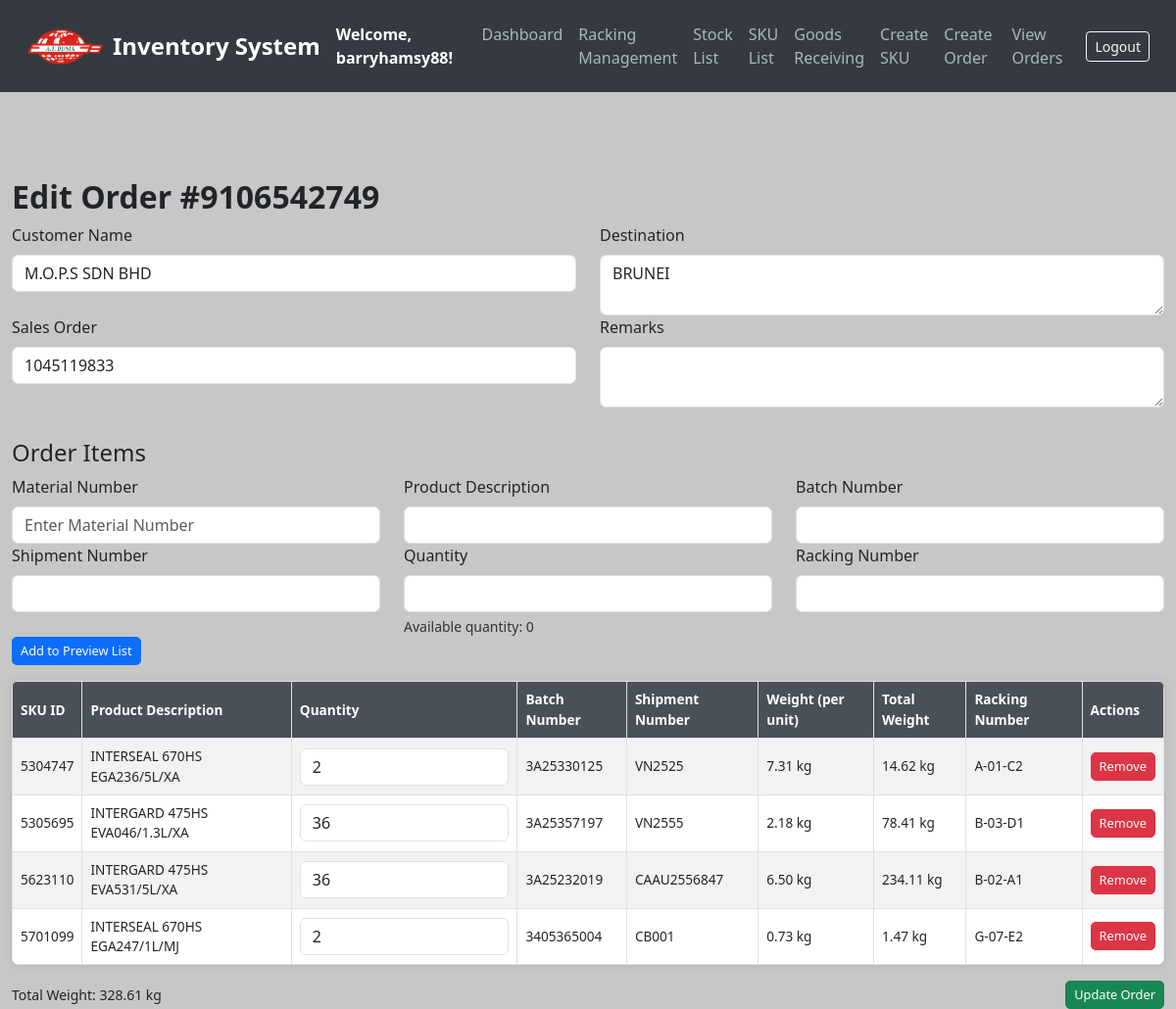
/edit-order/578 (signed in), run on the app's committed database.
### models.py (models this page shows, shortened)
class User(UserMixin, db.Model):
    __tablename__ = 'users'
    id = db.Column(db.Integer, primary_key=True)
    username = db.Column(db.String(80), unique=True, nullable=False)
    email = db.Column(db.String(120), unique=True, nullable=False)
    password = db.Column(db.String(200), nullable=False)  # Store hashed passwords
    date_created = db.Column(db.DateTime, default=get_local_time)
    last_login = db.Column(db.DateTime, nullable=True)
    is_active = db.Column(db.Boolean, default=True)  # For account activation/deactivation
    is_approved = db.Column(db.Boolean, default=False)
    is_admin = db.Column(db.Boolean, default=False)

class Order(db.Model):
    __tablename__ = 'orders'
    id = db.Column(db.Integer, primary_key=True)
    dn_number = db.Column(db.String(50), unique=True, nullable=False)  # Add DN number field
    created_at = db.Column(db.DateTime, default=get_local_time)
    customer_name = db.Column(db.String(100), nullable=False)
    address = db.Column(db.String(255), nullable=False)
    sales_order = db.Column(db.String(255), nullable=False)
    remarks = db.Column(db.String(255), nullable=True)
    status = db.Column(db.String(20), default='active')
    created_by = db.Column(db.String(255), nullable=True)
    last_updated_by = db.Column(db.String(255), nullable=True)  # Add this line
    items = db.relationship('OrderItem', backref='order', cascade='all, delete-orphan', lazy=True)

class OrderItem(db.Model):
    __tablename__ = 'order_items'
    id = db.Column(db.Integer, primary_key=True)
    order_id = db.Column(db.Integer, db.ForeignKey('orders.id'), nullable=False)
    sku_id = db.Column(db.Integer, db.ForeignKey('sku_list.id'), nullable=False)
    batch_number = db.Column(db.String(50), nullable=False)  # Add batch number column
    shipment_number = db.Column(db.String(100), nullable=False)
    quantity = db.Column(db.Integer, nullable=False)
    racking_number = db.Column(db.String(50), nullable=False)
    sku = db.relationship('SKU', backref='order_items')

class SKU(db.Model):
    __tablename__ = 'sku_list'
    id = db.Column(db.Integer, primary_key=True)
    material_number = db.Column(db.String(50), unique=True, nullable=False)
    product_description = db.Column(db.String(200), nullable=False)
    pack_size_id = db.Column(db.Integer, db.ForeignKey('pack_sizes.id'), nullable=False)
    weight = db.Column(db.Float, nullable=False)
    pack_size = db.relationship('PackSize', backref='skus', lazy=True)  # Establish relationship

### app.py (the view)
@app.route('/edit-order/<int:order_id>', methods=['GET'])
@login_required
def edit_order(order_id):
    order = Order.query.get_or_404(order_id)
    order_items = OrderItem.query.filter_by(order_id=order.id).all()
    return render_template('edit_order.html', order=order, order_items=order_items)

### app.py (called while the page is built)
@login_manager.user_loader
def load_user(user_id):
    return db.session.get(User, int(user_id))

### templates/edit_order.html (shortened to what this page needs)
<!DOCTYPE html>
<html lang="en">
<head>
    <link href="https://cdn.jsdelivr.net/npm/bootstrap@5.3.0/dist/css/bootstrap.min.css" rel="stylesheet">
</head>
<body>
<nav class="navbar navbar-expand-lg navbar-dark">
    <div class="container-fluid">
        <img src="{{ url_for('static', filename='logo_.png') }}" alt="Logo" width="80" height="40" class="me-2">
        <a class="navbar-brand" href="/">Inventory System</a>
        <strong class="text-white">Welcome, {{ current_user.username }}!</strong>
        <div class="collapse navbar-collapse" id="navbarNav">
            <ul class="navbar-nav ms-auto">
                <li class="nav-item"><a class="nav-link" href="/dashboard">Dashboard</a></li>
                <li class="nav-item"><a class="nav-link" href="/create_racking">Racking Management</a></li>
                <li class="nav-item"><a class="nav-link" href="/stocks">Stock List</a></li>
                <li class="nav-item"><a class="nav-link" href="/sku-list">SKU List</a></li>
                <li class="nav-item"><a class="nav-link" href="/create-stock">Goods Receiving</a></li>
                <li class="nav-item"><a class="nav-link" href="/add-sku">Create SKU</a></li>
                <li class="nav-item"><a class="nav-link" href="/create-order">Create Order</a></li>
                <li class="nav-item"><a class="nav-link" href="/orders">View Orders</a></li>
            </ul>
            <form class="d-flex ms-3" action="{{ url_for('logout') }}" method="POST">
                <button class="btn btn-sm btn-outline-light" type="submit">Logout</button>
            </form>
        </div>
    </div>
</nav>
    <div class="container mt-5">
        <h2>Edit Order #{{ order.dn_number }}</h2>
        <form id="editOrderForm">
            <div class="row mb-3">
                <div class="col-md-6 form-group">
                    <label for="customer_name" class="form-label">Customer Name</label>
                    <input type="text" id="customer_name" class="form-control" value="{{ order.customer_name }}" required>
                </div>
                <div class="col-md-6 form-group">
                    <label for="address" class="form-label">Destination</label>
                    <textarea id="address" class="form-control" required>{{ order.address }}</textarea>
                </div>
                <div class="col-md-6 form-group">
                    <label for="sales_order" class="form-label">Sales Order</label>
                    <input type="text" id="sales_order" class="form-control" value="{{ order.sales_order }}" required>
                </div>
                <div class="col-md-6 form-group">
                    <label for="remarks" class="form-label">Remarks</label>
                    <textarea id="remarks" class="form-control">{{ order.remarks }}</textarea>
                </div>
            </div>
            <h4>Order Items</h4>
            <div class="row mb-3">
                <div class="col-md-4 form-group">
                    <label for="material_number" class="form-label">Material Number</label>
                    <input type="text" id="material_number" class="form-control" placeholder="Enter Material Number">
                </div>
                <div class="col-md-4 form-group">
                    <label for="product_description" class="form-label">Product Description</label>
                    <input type="text" id="product_description" class="form-control" readonly>
                </div>
                <div class="col-md-4 form-group">
                    <label for="batch_number" class="form-label">Batch Number</label>
                    <select id="batch_number" class="form-control" required></select>
                </div>
                <div class="col-md-4 form-group">
                    <label for="shipment_number" class="form-label">Shipment Number</label>
                    <select id="shipment_number" class="form-control"></select>
                </div>
                <div class="col-md-4 form-group">
                    <label for="quantity" class="form-label">Quantity</label>
                    <input type="number" id="quantity" class="form-control" min="1" required>
                </div>
                <div class="col-md-4 form-group">
                    <label for="racking_number" class="form-label">Racking Number</label>
                    <select id="racking_number" class="form-control" required></select>
                </div>
                <div class="col-md-4 form-group align-self-end">
                    <button type="button" id="add_to_preview_btn" class="btn btn-primary">Add to Preview List</button>
                </div>
            </div>
            <table class="table table-striped table-bordered mt-3" id="edit_order_items">
                <thead>
                    <tr>
                        <th>SKU ID</th>
                        <th>Product Description</th>
                        <th>Quantity</th>
                        <th>Batch Number</th>
                        <th>Shipment Number</th>
                        <th>Weight (per unit)</th>
                        <th>Total Weight</th>
                        <th>Racking Number</th>
                        <th>Actions</th>
                    </tr>
                </thead>
                <tbody>
                    {% for item in order_items %}
                    <tr data-item-id="{{ item.id }}">
                        <td>{{ item.sku.material_number }}</td>
                        <td>{{ item.sku.product_description }}</td>
                        <td><input type="number" class="form-control item-quantity" value="{{ item.quantity }}" min="1" required></td>
                        <td>{{ item.batch_number }}</td>
                        <td>{{ item.shipment_number }}</td>
                        <td>{{ "%.2f"|format(item.sku.weight) }} kg</td>
                        <td class="item-total-weight">{{ "%.2f"|format(item.quantity * item.sku.weight) }} kg</td>
                        <td>{{ item.racking_number }}</td>
                        <td><button type="button" class="btn btn-danger remove-item-btn">Remove</button></td>
                    </tr>
                    {% endfor %}
                </tbody>
            </table>
            <div class="d-flex justify-content-between align-items-center mt-3">
                <small id="total_weight_display">Total Weight: {{ total_weight }} kg</small>
                <button type="button" id="update_order_btn" class="btn btn-success">Update Order</button>
            </div>
        </form>
    </div>
</body>
</html>

### templates/edit_order.html (style rules this page uses)
body { background-color: #C7C7C7; color: #212529; }
.navbar { background-color: #343a40; padding: 15px; }
.navbar-brand { font-weight: bold; color: #fff; font-size: 1.5rem; }
.nav-link { color: #adb5bd; font-weight: 500; }
.container { max-width: 1200px; padding-top: 40px; }
.table { background-color: #fff; border-radius: 8px; overflow: hidden; box-shadow: 0px 0px 10px rgba(0, 0, 0, 0.1); font-size: 0.85rem; }
.table th, .table td { vertical-align: middle; padding: 0.5rem; }
.table th { background-color: #495057; color: #fff; }
.table-striped tbody tr:nth-of-type(odd) { background-color: #f8f9fa; }
.btn-primary, .btn-success, .btn-danger { border-radius: 5px; padding: 0.25rem 0.5rem; font-size: 0.8rem; transition: all 0.3s ease; }
h2 { font-size: 2rem; font-weight: bold; }
h4 { font-size: 1.5rem; font-weight: 500; margin-top: 2rem; }
.btn-warning, .btn-success, .btn-danger { border-radius: 5px; transition: all 0.3s ease; }

### data on the page
User: username "barryhamsy88"
Order: dn_number "9106542749", customer_name "M.O.P.S SDN BHD", address "BRUNEI", sales_order "1045119833"
OrderItem: sku.material_number "5304747", sku.product_description "INTERSEAL 670HS EGA236/5L/XA", quantity "2", batch_number "3A25330125", shipment_number "VN2525", item.quantity*item.sku.weight "14.62", racking_number "A-01-C2"
SKU: sku.weight "7.31"
OrderItem: sku.material_number "5305695", sku.product_description "INTERGARD 475HS EVA046/1.3L/XA", quantity "36", batch_number "3A25357197", shipment_number "VN2555", item.quantity*item.sku.weight "78.41", racking_number "B-03-D1"
SKU: sku.weight "2.18"
OrderItem: sku.material_number "5623110", sku.product_description "INTERGARD 475HS EVA531/5L/XA", quantity "36", batch_number "3A25232019", shipment_number "CAAU2556847", item.quantity*item.sku.weight "234.11", racking_number "B-02-A1"
SKU: sku.weight "6.50"
OrderItem: sku.material_number "5701099", sku.product_description "INTERSEAL 670HS EGA247/1L/MJ", quantity "2", batch_number "3405365004", shipment_number "CB001", item.quantity*item.sku.weight "1.47", racking_number "G-07-E2"
SKU: sku.weight "0.73"
